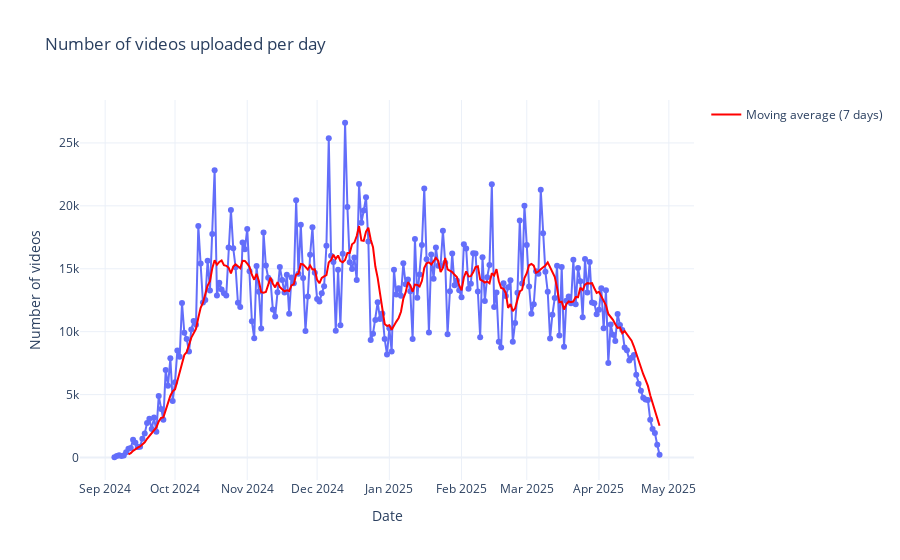

Notebook code cell kept with this figure:
### Code cell
videos_per_day = df.groupby(df['video_published_at'].dt.date).size().reset_index(name='count')
videos_per_day['video_published_at'] = pd.to_datetime(videos_per_day['video_published_at'])

videos_per_day_rolling = videos_per_day['count'].rolling(window=7).mean()

fig = px.line(
    videos_per_day,
    x='video_published_at',
    y='count',
    markers=True,
    title='Number of videos uploaded per day',
    labels={'video_published_at': 'Date', 'count': 'Number of videos'}
)

fig.add_trace(
    go.Scatter(
        x=videos_per_day['video_published_at'],
        y=videos_per_day_rolling,
        mode='lines',
        name='Moving average (7 days)',
        line=dict(color='red'),
        opacity=1
    )
)

fig.update_layout(
    xaxis_title='Date',
    yaxis_title='Number of videos',
    template='plotly_white',
    showlegend=True
)

fig.show()

### Figure 1 — Plotly figure (JSON) as saved in the notebook; plotly's stock layout.template omitted (floating-point values rounded to 4 significant figures; data arrays with more than 128 entries replaced by an {"elided": "..."} marker saying what was removed)
{"data": [{"hovertemplate": "Date=%{x}<br>Number of videos=%{y}<extra></extra>", "legendgroup": "", "line": {"color": "#636efa", "dash": "solid"}, "marker": {"symbol": "circle"}, "mode": "lines+markers", "name": "", "orientation": "v", "showlegend": false, "type": "scatter", "x": {"elided": "235 str values"}, "xaxis": "x", "y": {"elided": "235 int values"}, "yaxis": "y"}, {"line": {"color": "red"}, "mode": "lines", "name": "Moving average (7 days)", "opacity": 1, "type": "scatter", "x": {"elided": "235 str values"}, "y": {"elided": "235 float values"}}], "layout": {"legend": {"tracegroupgap": 0}, "showlegend": true, "title": {"text": "Number of videos uploaded per day"}, "xaxis": {"anchor": "y", "domain": [0, 1], "title": {"text": "Date"}}, "yaxis": {"anchor": "x", "domain": [0, 1], "title": {"text": "Number of videos"}}}}
